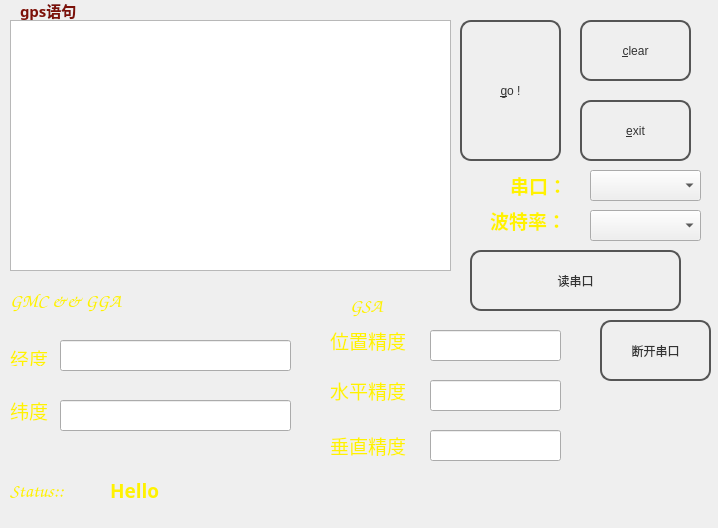
<?xml version="1.0" encoding="UTF-8"?>
<ui version="4.0">
 <class>InputTest</class>
 <widget class="QDialog" name="InputTest">
  <property name="geometry">
   <rect>
    <x>0</x>
    <y>0</y>
    <width>718</width>
    <height>528</height>
   </rect>
  </property>
  <property name="windowTitle">
   <string>InputTest</string>
  </property>
  <property name="styleSheet">
   <string notr="true">#InputTest QPushButton {
color: #333;
border: 2px solid #555;
border-radius: 11px;
padding: 5px;
background: qradialgradient(cx: 0.3, cy: -0.4,
fx: 0.3, fy: -0.4,
radius: 1.35, stop: 0 #fff, stop: 1 #888);
min-width: 80px;
}

#InputTest QPushButton:hover {
background: qradialgradient(cx: 0.3, cy: -0.4,
fx: 0.3, fy: -0.4,
radius: 1.35, stop: 0 #fff, stop: 1 #bbb);
}

#InputTest QPushButton:pressed {
background: qradialgradient(cx: 0.4, cy: -0.1,
fx: 0.4, fy: -0.1,
radius: 1.35, stop: 0 #fff, stop: 1 #ddd);
}
#InputTest QPushButton:disabled {
background: qradialgradient(cx: 0.4, cy: -0.1,
fx: 0.4, fy: -0.1,
radius: 1.35, stop: 0 #fff, stop: 1 #ddd);
color: red;
}

#InputTest {
border: none;
background: qlineargradient(x1: 0, y1: 0, x2: 0, y2: 1,
stop: 0 #a6a6a6, stop: 0.08 #7f7f7f,
stop: 0.39999 #717171, stop: 0.4 #626262,
stop: 0.9 #4c4c4c, stop: 1 #333333);
}

#InputTest QLabel {
	color: rgb(255,242, 0);

}
QMessageBox{
	background-color: black;
	color: #fff200;
}</string>
  </property>
  <widget class="QLabel" name="label">
   <property name="geometry">
    <rect>
     <x>20</x>
     <y>0</y>
     <width>141</width>
     <height>21</height>
    </rect>
   </property>
   <property name="font">
    <font>
     <family>华文中宋</family>
     <pointsize>11</pointsize>
     <weight>75</weight>
     <bold>true</bold>
    </font>
   </property>
   <property name="styleSheet">
    <string notr="true">QLabel{
	color:rgb(125, 17, 9)
}</string>
   </property>
   <property name="text">
    <string>gps语句</string>
   </property>
  </widget>
  <widget class="QLabel" name="label_2">
   <property name="geometry">
    <rect>
     <x>10</x>
     <y>350</y>
     <width>54</width>
     <height>16</height>
    </rect>
   </property>
   <property name="font">
    <font>
     <family>隶书</family>
     <pointsize>14</pointsize>
     <weight>50</weight>
     <bold>false</bold>
    </font>
   </property>
   <property name="cursor">
    <cursorShape>ArrowCursor</cursorShape>
   </property>
   <property name="text">
    <string>经度</string>
   </property>
  </widget>
  <widget class="QLabel" name="label_3">
   <property name="geometry">
    <rect>
     <x>10</x>
     <y>400</y>
     <width>54</width>
     <height>21</height>
    </rect>
   </property>
   <property name="font">
    <font>
     <family>隶书</family>
     <pointsize>14</pointsize>
     <weight>50</weight>
     <bold>false</bold>
    </font>
   </property>
   <property name="cursor">
    <cursorShape>ArrowCursor</cursorShape>
   </property>
   <property name="text">
    <string>纬度</string>
   </property>
  </widget>
  <widget class="QLineEdit" name="leLong">
   <property name="geometry">
    <rect>
     <x>60</x>
     <y>340</y>
     <width>231</width>
     <height>31</height>
    </rect>
   </property>
   <property name="readOnly">
    <bool>false</bool>
   </property>
  </widget>
  <widget class="QLineEdit" name="leLati">
   <property name="geometry">
    <rect>
     <x>60</x>
     <y>400</y>
     <width>231</width>
     <height>31</height>
    </rect>
   </property>
   <property name="readOnly">
    <bool>false</bool>
   </property>
  </widget>
  <widget class="QPushButton" name="btStart">
   <property name="geometry">
    <rect>
     <x>460</x>
     <y>20</y>
     <width>101</width>
     <height>141</height>
    </rect>
   </property>
   <property name="text">
    <string>&amp;go !</string>
   </property>
  </widget>
  <widget class="QPushButton" name="btExit">
   <property name="geometry">
    <rect>
     <x>580</x>
     <y>100</y>
     <width>111</width>
     <height>61</height>
    </rect>
   </property>
   <property name="text">
    <string>&amp;exit</string>
   </property>
  </widget>
  <widget class="QPushButton" name="btClear">
   <property name="geometry">
    <rect>
     <x>580</x>
     <y>20</y>
     <width>111</width>
     <height>61</height>
    </rect>
   </property>
   <property name="text">
    <string>&amp;clear</string>
   </property>
  </widget>
  <widget class="QLabel" name="label_4">
   <property name="geometry">
    <rect>
     <x>10</x>
     <y>460</y>
     <width>81</width>
     <height>61</height>
    </rect>
   </property>
   <property name="font">
    <font>
     <family>Comic Sans MS</family>
     <pointsize>14</pointsize>
     <weight>75</weight>
     <bold>true</bold>
    </font>
   </property>
   <property name="cursor">
    <cursorShape>ArrowCursor</cursorShape>
   </property>
   <property name="text">
    <string>Status::</string>
   </property>
  </widget>
  <widget class="QLabel" name="lbStatus">
   <property name="geometry">
    <rect>
     <x>110</x>
     <y>470</y>
     <width>601</width>
     <height>41</height>
    </rect>
   </property>
   <property name="font">
    <font>
     <family>Microsoft JhengHei</family>
     <pointsize>14</pointsize>
     <weight>75</weight>
     <bold>true</bold>
    </font>
   </property>
   <property name="text">
    <string>Hello</string>
   </property>
  </widget>
  <widget class="QLabel" name="label_5">
   <property name="geometry">
    <rect>
     <x>10</x>
     <y>280</y>
     <width>151</width>
     <height>41</height>
    </rect>
   </property>
   <property name="font">
    <font>
     <family>Comic Sans MS</family>
     <pointsize>14</pointsize>
     <weight>75</weight>
     <bold>true</bold>
    </font>
   </property>
   <property name="cursor">
    <cursorShape>ArrowCursor</cursorShape>
   </property>
   <property name="text">
    <string>GMC &amp;&amp; GGA</string>
   </property>
  </widget>
  <widget class="QLabel" name="label_6">
   <property name="geometry">
    <rect>
     <x>350</x>
     <y>290</y>
     <width>121</width>
     <height>31</height>
    </rect>
   </property>
   <property name="font">
    <font>
     <family>Comic Sans MS</family>
     <pointsize>14</pointsize>
     <weight>75</weight>
     <bold>true</bold>
    </font>
   </property>
   <property name="cursor">
    <cursorShape>ArrowCursor</cursorShape>
   </property>
   <property name="text">
    <string>GSA</string>
   </property>
  </widget>
  <widget class="QLabel" name="label_7">
   <property name="geometry">
    <rect>
     <x>330</x>
     <y>330</y>
     <width>91</width>
     <height>21</height>
    </rect>
   </property>
   <property name="font">
    <font>
     <family>隶书</family>
     <pointsize>14</pointsize>
     <weight>50</weight>
     <bold>false</bold>
    </font>
   </property>
   <property name="cursor">
    <cursorShape>ArrowCursor</cursorShape>
   </property>
   <property name="text">
    <string>位置精度</string>
   </property>
  </widget>
  <widget class="QLabel" name="label_8">
   <property name="geometry">
    <rect>
     <x>330</x>
     <y>380</y>
     <width>91</width>
     <height>21</height>
    </rect>
   </property>
   <property name="font">
    <font>
     <family>隶书</family>
     <pointsize>14</pointsize>
     <weight>50</weight>
     <bold>false</bold>
    </font>
   </property>
   <property name="cursor">
    <cursorShape>ArrowCursor</cursorShape>
   </property>
   <property name="text">
    <string>水平精度</string>
   </property>
  </widget>
  <widget class="QLabel" name="label_9">
   <property name="geometry">
    <rect>
     <x>330</x>
     <y>430</y>
     <width>91</width>
     <height>31</height>
    </rect>
   </property>
   <property name="font">
    <font>
     <family>隶书</family>
     <pointsize>14</pointsize>
     <weight>50</weight>
     <bold>false</bold>
    </font>
   </property>
   <property name="cursor">
    <cursorShape>ArrowCursor</cursorShape>
   </property>
   <property name="text">
    <string>垂直精度</string>
   </property>
  </widget>
  <widget class="QLineEdit" name="lePDOP">
   <property name="geometry">
    <rect>
     <x>430</x>
     <y>330</y>
     <width>131</width>
     <height>31</height>
    </rect>
   </property>
  </widget>
  <widget class="QLineEdit" name="leHDOP">
   <property name="geometry">
    <rect>
     <x>430</x>
     <y>380</y>
     <width>131</width>
     <height>31</height>
    </rect>
   </property>
  </widget>
  <widget class="QLineEdit" name="leVDOP">
   <property name="geometry">
    <rect>
     <x>430</x>
     <y>430</y>
     <width>131</width>
     <height>31</height>
    </rect>
   </property>
  </widget>
  <widget class="QPlainTextEdit" name="txtInput">
   <property name="geometry">
    <rect>
     <x>10</x>
     <y>20</y>
     <width>441</width>
     <height>251</height>
    </rect>
   </property>
  </widget>
  <widget class="QPushButton" name="btOpenSerial">
   <property name="geometry">
    <rect>
     <x>470</x>
     <y>250</y>
     <width>211</width>
     <height>61</height>
    </rect>
   </property>
   <property name="text">
    <string>读串口</string>
   </property>
  </widget>
  <widget class="QComboBox" name="serialPortInfoListBox">
   <property name="geometry">
    <rect>
     <x>590</x>
     <y>170</y>
     <width>111</width>
     <height>31</height>
    </rect>
   </property>
  </widget>
  <widget class="QLabel" name="label_10">
   <property name="geometry">
    <rect>
     <x>510</x>
     <y>170</y>
     <width>51</width>
     <height>31</height>
    </rect>
   </property>
   <property name="font">
    <font>
     <family>思源黑体 CN Regular</family>
     <pointsize>14</pointsize>
     <weight>75</weight>
     <bold>true</bold>
    </font>
   </property>
   <property name="text">
    <string>串口：</string>
   </property>
  </widget>
  <widget class="QComboBox" name="baudRateBox">
   <property name="geometry">
    <rect>
     <x>590</x>
     <y>210</y>
     <width>111</width>
     <height>31</height>
    </rect>
   </property>
  </widget>
  <widget class="QLabel" name="label_11">
   <property name="geometry">
    <rect>
     <x>490</x>
     <y>210</y>
     <width>71</width>
     <height>21</height>
    </rect>
   </property>
   <property name="font">
    <font>
     <family>思源黑体 CN Regular</family>
     <pointsize>14</pointsize>
     <weight>75</weight>
     <bold>true</bold>
    </font>
   </property>
   <property name="text">
    <string>波特率：</string>
   </property>
  </widget>
  <widget class="QPushButton" name="btStopSerial">
   <property name="geometry">
    <rect>
     <x>600</x>
     <y>320</y>
     <width>111</width>
     <height>61</height>
    </rect>
   </property>
   <property name="text">
    <string>断开串口</string>
   </property>
  </widget>
 </widget>
 <layoutdefault spacing="6" margin="11"/>
 <resources/>
 <connections/>
</ui>
